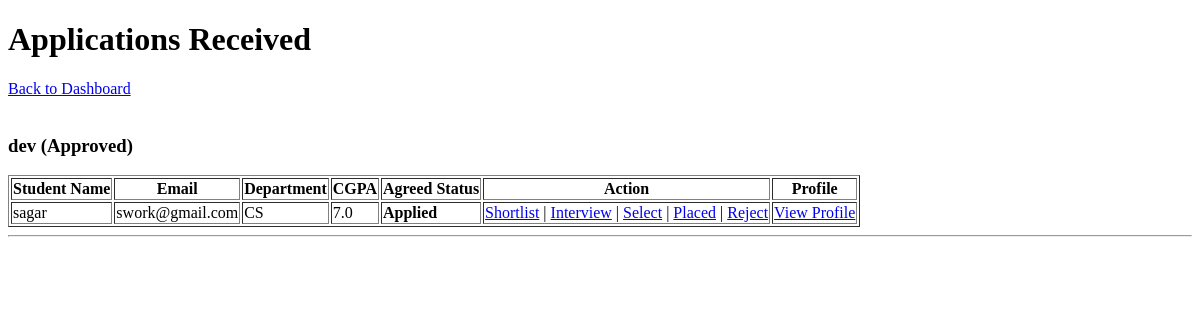
Page /company/applications (signed in) on the earlier database version.
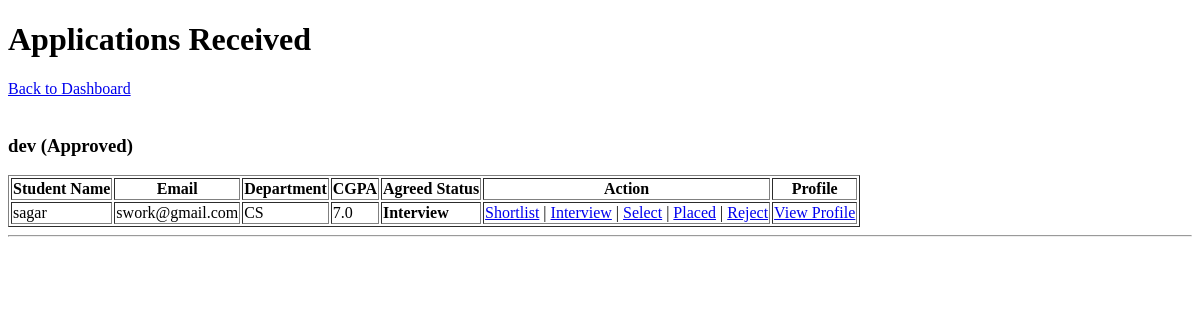
Same page on the later database version.
### models.py (models this page shows)
class JobPosition(db.Model):
    id = db.Column(db.Integer, primary_key=True)
    company_id = db.Column(db.Integer, db.ForeignKey("company.id"), nullable=False)
    title = db.Column(db.String(100), nullable=False)
    description = db.Column(db.Text)
    eligibility = db.Column(db.String(200))
    deadline = db.Column(db.Date)
    skills = db.Column(db.String(200))
    experience = db.Column(db.String(50))
    salary = db.Column(db.String(50))
    status = db.Column(db.String(20), default="Pending")
    applications = db.relationship("Application", backref="job_position", lazy=True)

class Application(db.Model):
    id = db.Column(db.Integer, primary_key=True)
    student_id = db.Column(db.Integer, db.ForeignKey("student.id"), nullable=False)
    job_position_id = db.Column(db.Integer, db.ForeignKey("job_position.id"), nullable=False)
    status = db.Column(db.String(20), default="Applied")
    applied_on = db.Column(db.DateTime, default=datetime.utcnow)
    __table_args__ = (
        db.UniqueConstraint("student_id", "job_position_id", name="unique_application"),
    )
    placement = db.relationship("Placement", backref="application", uselist=False, lazy=True)

class Student(db.Model):
    id = db.Column(db.Integer, primary_key=True)
    name = db.Column(db.String(100), nullable=False)
    email = db.Column(db.String(100), unique=True, nullable=False)
    password = db.Column(db.String(200), nullable=False)
    department = db.Column(db.String(50))
    cgpa = db.Column(db.Float)
    resume = db.Column(db.String(200))
    is_active = db.Column(db.Boolean, default=True)
    applications = db.relationship("Application", backref="student", lazy=True)

### app.py (the view)
    @app.route("/company/applications")
    @login_required("company")
    def company_applications():
        company_id = session.get("user_id")
        jobs = JobPosition.query.filter_by(company_id=company_id).all()
        return render_template("company/view_applications.html", jobs=jobs)

### templates/company/view_applications.html (shortened to what this page needs)
<!DOCTYPE html>
<html>
<head>
</head>
<body>
    <h1>Applications Received</h1>
    <a href="{{ url_for('company_dashboard') }}">Back to Dashboard</a>
    <br><br>
    {% for job in jobs %}
    <h3>{{ job.title }} ({{ job.status }})</h3>
    {% if job.applications %}
    <table border="1">
        <tr>
            <th>Student Name</th>
            <th>Email</th>
            <th>Department</th>
            <th>CGPA</th>
            <th>Agreed Status</th>
            <th>Action</th>
            <th>Profile</th>
        </tr>
        {% for app in job.applications %}
        <tr>
            <td>{{ app.student.name }}</td>
            <td>{{ app.student.email }}</td>
            <td>{{ app.student.department }}</td>
            <td>{{ app.student.cgpa }}</td>
            <td>
                <b>{{ app.status }}</b>
            </td>
            <td>
                {% if app.status != 'Placed' and app.status != 'Rejected' %}
                <a href="{{ url_for('update_application_status', app_id=app.id, status='Shortlisted') }}">Shortlist</a>
                |
                <a href="{{ url_for('update_application_status', app_id=app.id, status='Interview') }}">Interview</a> |
                <a href="{{ url_for('update_application_status', app_id=app.id, status='Selected') }}">Select</a> |
                <a href="{{ url_for('update_application_status', app_id=app.id, status='Placed') }}">Placed</a> |
                <a href="{{ url_for('update_application_status', app_id=app.id, status='Rejected') }}">Reject</a>
                {% else %}
                Finalized
                {% endif %}
            </td>
            <td>
                <a href="{{ url_for('view_student_profile', student_id=app.student.id) }}">View Profile</a>
            </td>
        </tr>
        {% endfor %}
    </table>
    {% else %}
    <p>No applications for this job yet.</p>
    {% endif %}
    <hr>
    {% endfor %}
</body>
</html>

Differences in the rows shown:
changed Application "sagar": status "Applied" → "Interview"
